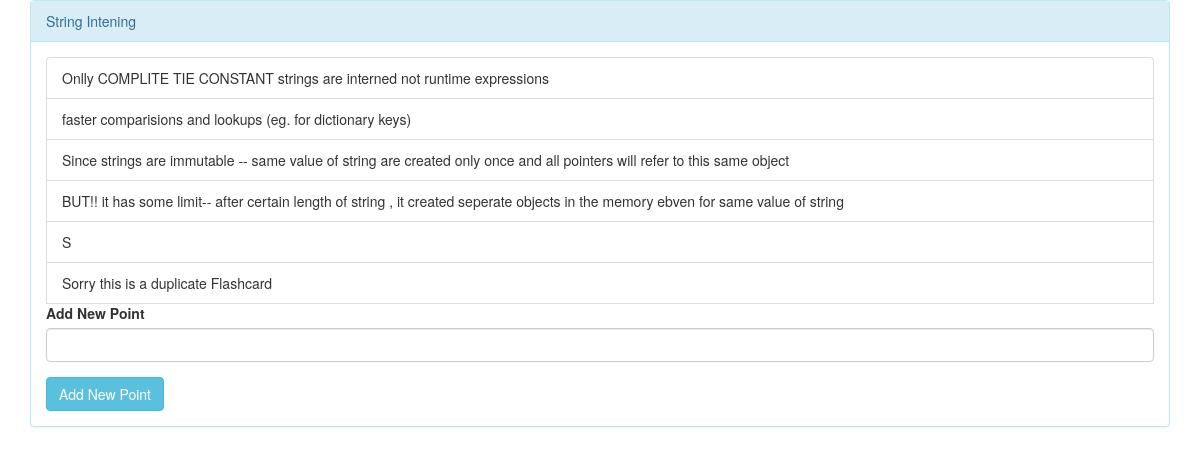
/flashcards/FlashCard/String Intening/, run on an earlier commit of the app's database.
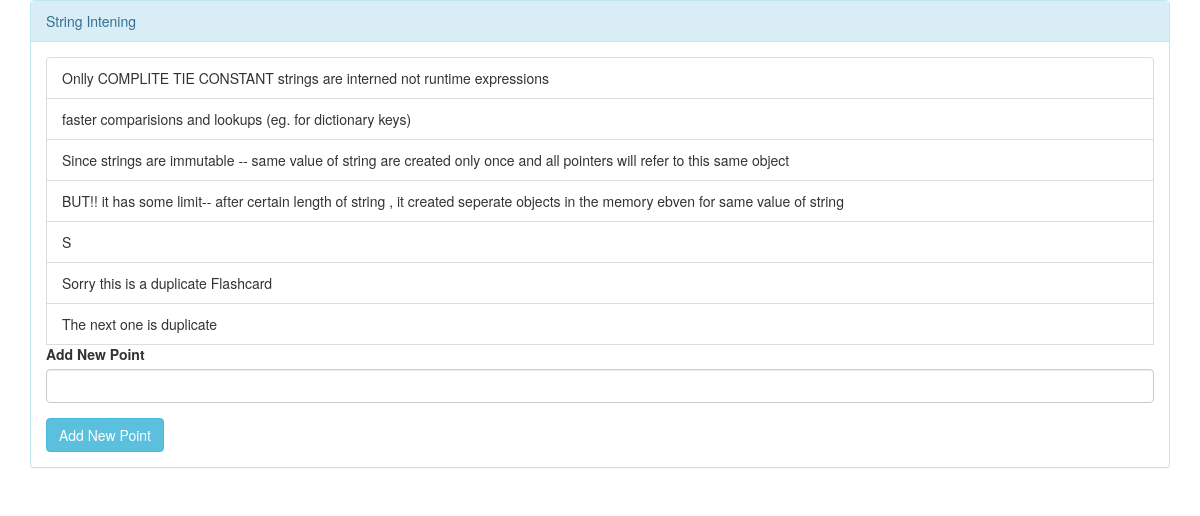
And on a later commit of the database.
### Flashcards/models.py (models this page shows)
class BulletPoint(models.Model):
    flashcard = models.ForeignKey(FlashCard, on_delete=models.CASCADE)
    point = models.CharField(max_length=2500)

### Flashcards/views.py (the view)
# urls.py: path('FlashCard/<title>/', views.bulletpoints),
def bulletpoints(request, title):
    flashcard = (FlashCard.objects.all().filter(title = title))[0]
    bulletpoints = flashcard.bulletpoint_set.all()
    bulletpointlist=[bulletpoint.point for bulletpoint in bulletpoints]
    print(bulletpointlist)
    context={
        "bulletpointslist": bulletpointlist,
        "flashcard": flashcard.title
    }
    return render(request, "readflashcard.html", context)

### Flashcards/templates/readflashcard.html (shortened to what this page needs)
<!DOCTYPE html>
<html lang="en">
<head>
</head>
{% load static%}
<link rel="stylesheet" href="https://maxcdn.bootstrapcdn.com/bootstrap/3.4.1/css/bootstrap.min.css">
<link rel="stylesheet" href="https://maxcdn.bootstrapcdn.com/bootstrap/3.4.1/js/bootstrap.min.js">
<div class="container">
     <ul class="list-group" >
         <div class="panel panel-info">
          <div class="panel-heading">{{flashcard}}</div>
             <div class="panel-body">
              {% for point in bulletpointslist %}
              <li class="list-group-item">{{ point }}</li>
              {% endfor %}
                    <form  method="POST" action="/flashcards/editFlashcard/{{flashcard}}/">
                                 <div class="form-group">
                                  <label >Add New Point </label>    <input type="text" class="form-control" name="bulletpoint">
                                 </div>
                        <button type="submit" class="btn btn-info">Add New Point</button>
                    </form>
             </div>
         </div>
     </ul>
</div>
</body>
</html>

What changed in the data, as far as the page shows it:
added BulletPoint: bulletpointslist "The next one is duplicate"
